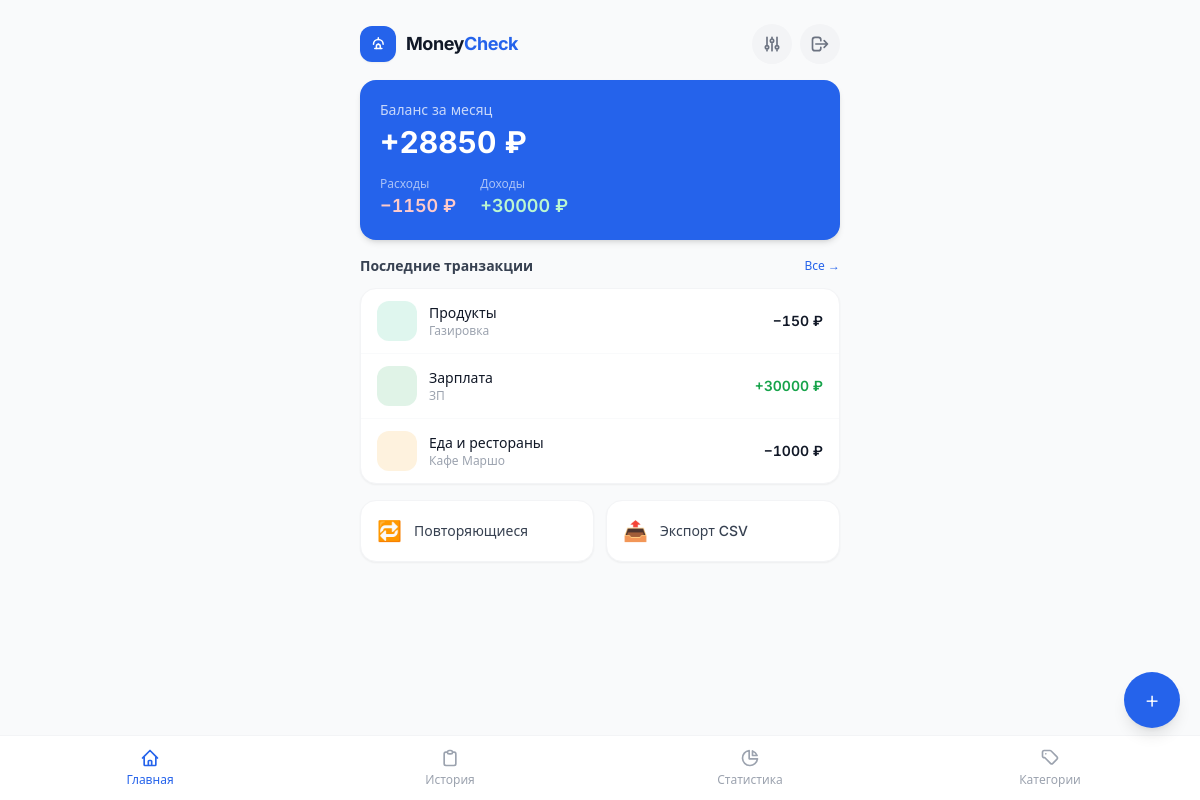
The app's page / (signed in) with its own data.
### tracker/models.py (models this page shows, shortened)
class Transaction(models.Model):
    TRANSACTION_TYPE_CHOICES = [
        ('expense', 'Расход'),
        ('income', 'Доход'),
    ]
    user = models.ForeignKey(User, on_delete=models.CASCADE, related_name='transactions')
    transaction_type = models.CharField(max_length=10, choices=TRANSACTION_TYPE_CHOICES)
    amount = models.DecimalField(max_digits=12, decimal_places=2)
    category = models.ForeignKey(
        Category, on_delete=models.PROTECT, related_name='transactions'
    )
    date = models.DateField()
    note = models.CharField(max_length=500, blank=True, default='')
    is_recurring = models.BooleanField(default=False)
    recurring_rule = models.ForeignKey(
        'RecurringRule',
        on_delete=models.SET_NULL,
        null=True,
        blank=True,
        related_name='transactions',
    )
    created_at = models.DateTimeField(auto_now_add=True)
    class Meta:
        ordering = ['-date', '-created_at']
        indexes = [
            models.Index(fields=['user', '-date']),
            models.Index(fields=['user', 'category']),
            models.Index(fields=['user', 'transaction_type']),
        ]
        verbose_name = 'Транзакция'
        verbose_name_plural = 'Транзакции'

class Category(models.Model):
    TRANSACTION_TYPE_CHOICES = [
        ('expense', 'Расход'),
        ('income', 'Доход'),
        ('both', 'Оба'),
    ]
    user = models.ForeignKey(
        User, on_delete=models.CASCADE, null=True, blank=True, related_name='categories'
    )
    name = models.CharField(max_length=100)
    icon = models.CharField(max_length=50, default='box')
    color = models.CharField(max_length=7, default='#94a3b8')
    transaction_type = models.CharField(
        max_length=10, choices=TRANSACTION_TYPE_CHOICES, default='expense'
    )
    is_hidden = models.BooleanField(default=False)
    order = models.IntegerField(default=0)
    class Meta:
        ordering = ['order', 'name']
        indexes = [
            models.Index(fields=['user']),
            models.Index(fields=['user', 'is_hidden']),
        ]
        verbose_name = 'Категория'
        verbose_name_plural = 'Категории'

### tracker/views.py (the view)
# urls.py: path('', views.DashboardView.as_view(), name='dashboard'),
class DashboardView(LoginRequiredMixin, TemplateView):
    template_name = 'tracker/dashboard.html'
    def get_context_data(self, **kwargs):
        ctx = super().get_context_data(**kwargs)
        user = self.request.user
        today = datetime.date.today()
        year, month = today.year, today.month
        total_expense, _ = _month_expenses(user, year, month)
        total_income = Transaction.objects.filter(
            user=user, transaction_type='income',
            date__year=year, date__month=month
        ).aggregate(total=Sum('amount'))['total'] or Decimal('0')
        budget = _get_budget(user, year, month)
        budget_pct = None
        budget_status = 'green'
        if budget and budget.limit_amount > 0:
            budget_pct = float(total_expense / budget.limit_amount * 100)
            if budget_pct >= 90:
                budget_status = 'red'
            elif budget_pct >= 70:
                budget_status = 'yellow'
        recent_transactions = Transaction.objects.filter(
            user=user
        ).select_related('category')[:10]
        ctx.update({
            'total_expense': total_expense,
            'total_income': total_income,
            'balance': total_income - total_expense,
            'budget': budget,
            'budget_pct': budget_pct,
            'budget_status': budget_status,
            'recent_transactions': recent_transactions,
            'today': today,
        })
        return ctx

### tracker/templatetags/tracker_tags.py (called while the page is built)
@register.simple_tag
def cat_icon(icon, color, size="text-xl"):
    if icon and all(ord(c) < 128 for c in icon):
        return format_html(
            '<i class="ti ti-{} {}" style="color:{}"></i>',
            icon, size, color
        )
    return format_html('<span>{}</span>', icon or '📦')

### tracker/views.py (called while the page is built)
def _get_budget(user, year, month):
    return Budget.objects.filter(user=user, year=year, month=month).first()

def _month_expenses(user, year, month):
    start = datetime.date(year, month, 1)
    if month == 12:
        end = datetime.date(year + 1, 1, 1) - datetime.timedelta(days=1)
    else:
        end = datetime.date(year, month + 1, 1) - datetime.timedelta(days=1)
    qs = Transaction.objects.filter(
        user=user, transaction_type='expense', date__range=(start, end)
    )
    total = qs.aggregate(total=Sum('amount'))['total'] or Decimal('0')
    return total, qs

### tracker/templates/tracker/dashboard.html (shortened to what this page needs)
{% extends "tracker/base.html" %}
{% load tracker_tags %}
{% block content %}
<div class="page-body max-w-lg mx-auto">
  <div class="px-4 pt-6 pb-4 flex items-center justify-between">
    <div class="flex items-center gap-2.5">
      <div class="w-9 h-9 rounded-xl bg-primary flex items-center justify-center shadow-sm flex-shrink-0">
      </div>
      <h1 class="text-lg font-bold tracking-tight leading-none">
        <span class="text-gray-900">Money</span><span class="text-primary">Check</span>
      </h1>
    </div>
    <div class="flex gap-2">
      <a href="{% url 'budget' %}"
         class="w-10 h-10 flex items-center justify-center rounded-full bg-gray-100 text-gray-500
                hover:bg-gray-200 transition-colors press-scale"
         aria-label="Бюджет">
        <svg class="w-5 h-5" fill="none" stroke="currentColor" stroke-width="2" viewBox="0 0 24 24">
          <path stroke-linecap="round" stroke-linejoin="round" d="M12 6V4m0 2a2 2 0 100 4m0-4a2 2 0 110 4m-6 8a2 2 0 100-4m0 4a2 2 0 110-4m0 4v2m0-6V4m6 6v10m6-2a2 2 0 100-4m0 4a2 2 0 110-4m0 4v2m0-6V4" />
        </svg>
      </a>
      <form method="post" action="{% url 'logout' %}">
        <button type="submit"
                class="w-10 h-10 flex items-center justify-center rounded-full bg-gray-100 text-gray-500
                       hover:bg-gray-200 transition-colors press-scale"
                aria-label="Выйти">
          <svg class="w-5 h-5" fill="none" stroke="currentColor" stroke-width="2" viewBox="0 0 24 24">
            <path stroke-linecap="round" stroke-linejoin="round" d="M17 16l4-4m0 0l-4-4m4 4H7m6 4v1a3 3 0 01-3 3H6a3 3 0 01-3-3V7a3 3 0 013-3h4a3 3 0 013 3v1" />
          </svg>
        </button>
      </form>
    </div>
  </div>
  <div class="mx-4 bg-primary rounded-2xl p-5 text-white shadow-md mb-4">
    <p class="text-sm opacity-75 mb-1">Баланс за месяц</p>
    <p class="text-3xl font-bold amount">
      {% if balance >= 0 %}+{% endif %}{{ balance|floatformat:0 }} ₽
    </p>
    <div class="flex gap-6 mt-4">
      <div>
        <p class="text-xs opacity-60">Расходы</p>
        <p class="font-semibold text-lg amount text-red-200">−{{ total_expense|floatformat:0 }} ₽</p>
      </div>
      <div>
        <p class="text-xs opacity-60">Доходы</p>
        <p class="font-semibold text-lg amount text-green-200">+{{ total_income|floatformat:0 }} ₽</p>
      </div>
    </div>
  </div>
  <div class="mx-4">
    <div class="flex items-center justify-between mb-3">
      <h2 class="text-sm font-semibold text-gray-700">Последние транзакции</h2>
      <a href="{% url 'transactions' %}" class="text-xs text-primary font-medium">Все →</a>
    </div>
    {% if recent_transactions %}
    <div class="bg-white rounded-2xl shadow-sm border border-gray-100 divide-y divide-gray-50">
      {% for tx in recent_transactions %}
      <a href="{% url 'transaction_edit' tx.pk %}"
         class="tx-row flex items-center gap-3 px-4 py-3 hover:bg-gray-50 transition-colors
                first:rounded-t-2xl last:rounded-b-2xl"
         style="animation-delay: {{ forloop.counter0|add:0 }}0ms; animation-delay: calc({{ forloop.counter0 }} * 50ms)">
        <div class="w-10 h-10 rounded-xl flex items-center justify-center flex-shrink-0 text-lg"
             style="background-color: {{ tx.category.color }}22;">
        </div>
        <div class="flex-1 min-w-0">
          <p class="text-sm font-medium text-gray-900 truncate">{{ tx.category.name }}</p>
          {% if tx.note %}
          <p class="text-xs text-gray-400 truncate">{{ tx.note }}</p>
          {% else %}
          <p class="text-xs text-gray-400">{{ tx.date }}</p>
          {% endif %}
        </div>
        <p class="text-sm font-semibold amount flex-shrink-0
                  {% if tx.transaction_type == 'income' %}text-green-600{% else %}text-gray-900{% endif %}">
          {% if tx.transaction_type == 'income' %}+{% else %}−{% endif %}{{ tx.amount|floatformat:0 }} ₽
        </p>
      </a>
      {% endfor %}
    </div>
    {% endif %}
  </div>
  <div class="mx-4 mt-4 grid grid-cols-2 gap-3">
    <a href="{% url 'recurring' %}"
       class="bg-white rounded-2xl p-4 shadow-sm border border-gray-100 flex items-center gap-3
              hover:border-primary/30 transition-colors press-scale">
      <span class="text-xl">🔁</span>
      <span class="text-sm font-medium text-gray-700">Повторяющиеся</span>
    </a>
    <a href="{% url 'transactions' %}?export=1"
       class="bg-white rounded-2xl p-4 shadow-sm border border-gray-100 flex items-center gap-3
              hover:border-primary/30 transition-colors press-scale">
      <span class="text-xl">📤</span>
      <span class="text-sm font-medium text-gray-700">Экспорт CSV</span>
    </a>
  </div>
</div>
{% endblock %}

### tracker/templates/tracker/base.html (style rules this page uses)
* { -webkit-font-smoothing: antialiased; }
.amount { font-variant-numeric: tabular-nums; }
.tx-row { animation: fadeInUp .25s ease both; }
.page-body { padding-bottom: 80px; }
h1, h2, h3 { text-wrap: balance; }
p { text-wrap: pretty; }

### records on screen
Transaction: category.name "Продукты", note "Газировка", amount "150"
Transaction: category.name "Зарплата", note "ЗП", amount "30000"
Transaction: category.name "Еда и рестораны", note "Кафе Маршо", amount "1000"

### other values on screen
{{ balance|floatformat:0 }} "28850"
{{ total_expense|floatformat:0 }} "1150"
{{ total_income|floatformat:0 }} "30000"
